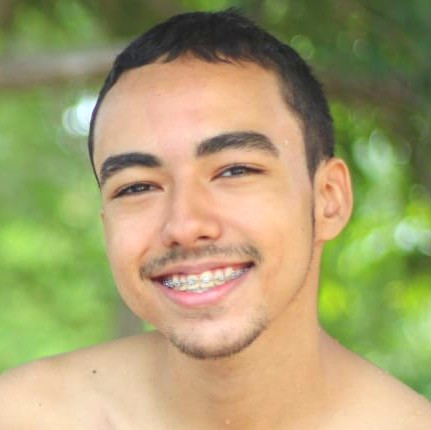
#> input picture visao_computacional/Atividade 04 - Concatenação de operações/entrada.jpg, 431 x 430 px
$ python rotacao.py
#> lines starting #> are read from the running program, lines starting #| are printed output that depends on the picture
import numpy as np
import cv2 as cv

img = cv.imread('entrada.jpg', 0)
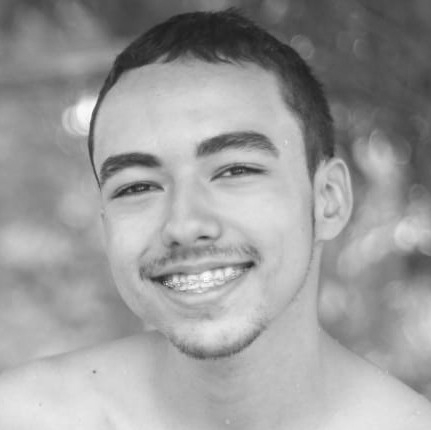
#> img: shape (430, 431); min 29, max 255, mean 155.7
rows, cols = img.shape
#> rows = 430; cols = 431

M = cv.getRotationMatrix2D(((cols-1)/2.0, (rows-1)/2.0), 90, 1)
dst = cv.warpAffine(img, M, (cols, rows))
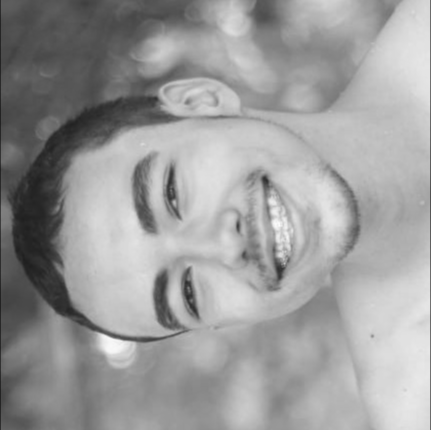
#> dst: shape (430, 431); min 31, max 252, mean 155.6

cv.imshow('img', dst)
cv.waitKey(0)
cv.destroyAllWindows()
